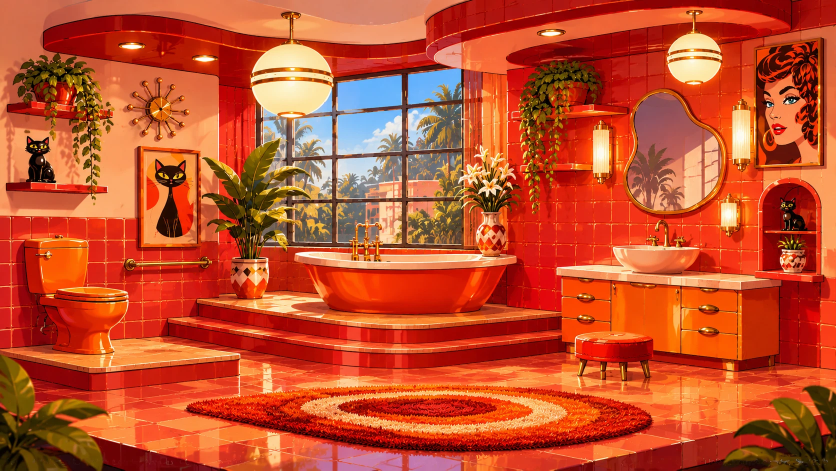
#> input picture tools/art_sources/bathroom_level3_dollhouse.webp, 1672 x 941 px (shown at 1/2 size)
$ python trace_level3.py
#> lines starting #> are read from the running program, lines starting #| are printed output that depends on the picture
"""Silk tracing, step 1: finds the walking lines of the Doll House picture to sub-pixel accuracy by snapping to the real marble/face edge.
The picture is only READ. Writes tools/level3_trace.json (walkway ribbons, picture px, y down) and tools/level3_trace_review.png."""
import json, os
import numpy as np
from PIL import Image, ImageDraw
HERE = os.path.dirname(__file__)
img = Image.open(os.path.join(HERE, "art_sources", "bathroom_level3_dollhouse.webp")).convert("RGB")
#> img is the input picture: PIL image 1672x941 RGB; mean R, G, B 194.2, 78.9, 44.1
L = np.asarray(img.convert("L"), np.float32)
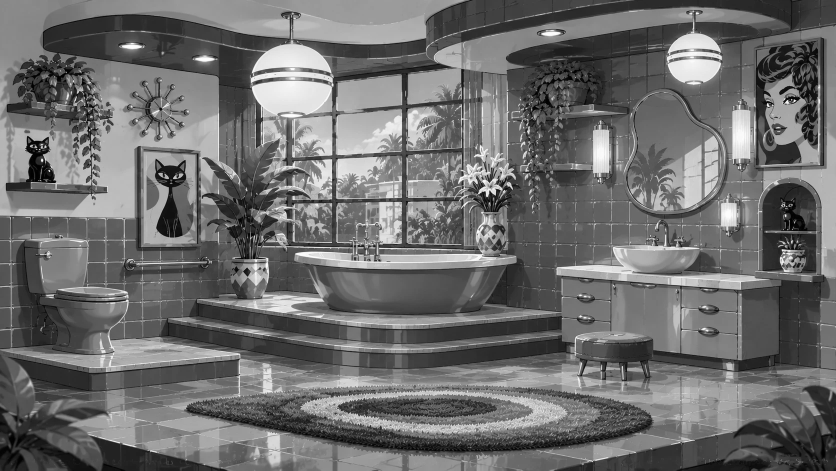
#> L: shape (941, 1672) float32 (shown at 1/2 size); min 0, max 255, mean 109.4
H, W = L.shape
#> H = 941; W = 1672

def col_edge(x, ys, win=9):
    """sub-pixel y of the strongest bright->dark drop (going down) within +-win of ys, averaged over a 5px-wide strip"""
    y0 = int(ys - win); y1 = int(ys + win) + 1
    prof = np.convolve(L[y0:y1, max(0, int(x) - 2):int(x) + 3].mean(1), np.ones(3) / 3, "same")
    g = np.gradient(prof); k = int(np.argmin(g[2:-2])) + 2
    a, b, c = g[k - 1], g[k], g[k + 1]                       # parabola through the three gradient samples = sub-pixel peak
    den = a - 2 * b + c; off = 0.5 * (a - c) / den if abs(den) > 1e-6 else 0.0
    return y0 + k + max(-1, min(1, off)), -g[k]

def smooth(v, n=5):
    v = np.array(v, float); p = np.pad(v, n, mode="edge"); w = np.hanning(2 * n + 1); w /= w.sum()
    return np.convolve(p, w, "valid")

def trace(seed, step=8, win=5):
    """seed: [(x, approx_y)] -> smooth snapped polyline of the edge (picture px)"""
    sx = np.array([p[0] for p in seed], float); sy = np.array([p[1] for p in seed], float)
    xs = np.arange(sx[0], sx[-1] + 1, step); ys = np.interp(xs, sx, sy)
    out = []
    for x, y in zip(xs, ys):
        e, s = col_edge(x, y, win); out.append(e if s > 8 else y)
    return xs, smooth(out)

def ribbon(name, xs, ys, lift, lane, material, note=""):
    return dict(name=name, lane=lane, material=material, note=note, points=[[round(float(x), 2), round(float(y - lift), 2)] for x, y in zip(xs, ys)])

R = []
# seeds = rough marble/face edge from the 2x crops; the tracer then snaps them to the real edge
top = [(398, 611), (420, 610), (500, 622), (600, 638), (700, 651), (800, 657), (900, 653), (1000, 643), (1090, 635), (1118, 632)]
low = [(338, 655), (420, 659), (500, 672), (600, 689), (700, 701), (800, 706), (900, 701), (1000, 690), (1090, 680), (1118, 677)]
for nm, seed, lane, note in (("dais top tier lip", top, "M", "walk along the marble band in front of the bath"), ("dais lower tier lip", low, "M", "the steps down to the floor")):
    xs, ys = trace(seed); R.append(ribbon(nm, xs, ys, 6.0, lane, "marble", note))
#> this loop made 2 passes
# floor lane: the base of the dais (dark face meets bright floor, measured ~738 at 600-1000) + 14px; carried on to the stool (legs end ~750-760)
fx = [560, 700, 800, 900, 1000, 1100, 1200, 1300]; fy = [751, 753, 752, 752, 751, 753, 758, 762]
xs = np.arange(560, 1301, 8.0); R.append(ribbon("floor lane", xs, smooth(np.interp(xs, fx, fy)), 0.0, "F", "tile", "kittens cross the floor to the stool"))
# stool top: closed ellipse (picture px) measured from the 4x crop: back edge y 664, front piping y 692
STOOL = dict(cx=1228.0, cy=678.0, a=76.0, b=14.0)
PLANTER = dict(x=500, y=520, note="kittens drop from the planter mouth")
json.dump(dict(picture="bathroom_level3_dollhouse.webp", size=[W, H], ribbons=R, stool_top=STOOL, planter=PLANTER, mum=dict(x=1228, y=678, on="stool top")), open(os.path.join(HERE, "level3_trace.json"), "w"), indent=1)

rev = img.copy(); d = ImageDraw.Draw(rev)
cols = [(0, 255, 255), (255, 255, 0), (0, 255, 0), (255, 0, 255)]
for i, r in enumerate(R):
    p = [tuple(q) for q in r["points"]]; d.line(p, fill=cols[i % 4], width=2)
    for q in p[::2]: d.ellipse([q[0] - 2, q[1] - 2, q[0] + 2, q[1] + 2], outline=cols[i % 4])
import math
d.line([(STOOL["cx"] + STOOL["a"] * math.cos(t / 30), STOOL["cy"] + STOOL["b"] * math.sin(t / 30)) for t in range(0, 189)], fill=(255, 255, 255), width=2)
d.ellipse([PLANTER["x"] - 6, PLANTER["y"] - 6, PLANTER["x"] + 6, PLANTER["y"] + 6], outline=(255, 0, 0), width=3); d.text((PLANTER["x"] + 10, PLANTER["y"] - 6), "START (planter)", fill=(255, 255, 255))
d.text((STOOL["cx"] - 20, STOOL["cy"] - 30), "MUM (stool top)", fill=(255, 255, 255))
rev.save(os.path.join(HERE, "level3_trace_review.png"))
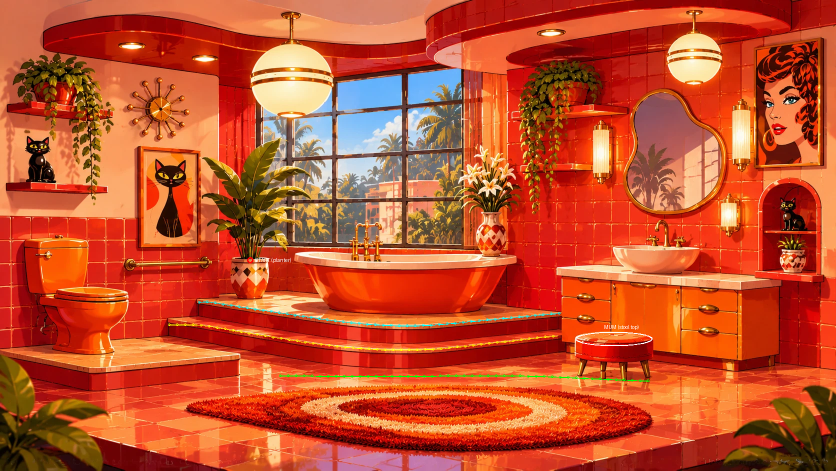
#> saved as level3_trace_review.png: PIL image 1672x941 RGB (shown at 1/2 size); mean R, G, B 193.9, 79.5, 44.4
rev.crop((330, 560, 1180, 760)).resize((1700, 400), Image.LANCZOS).save("/tmp/claude-0/-home-user/aa41efe8-b221-55ba-806c-ebb39c188a45/scratchpad/l3trace_crop.png")
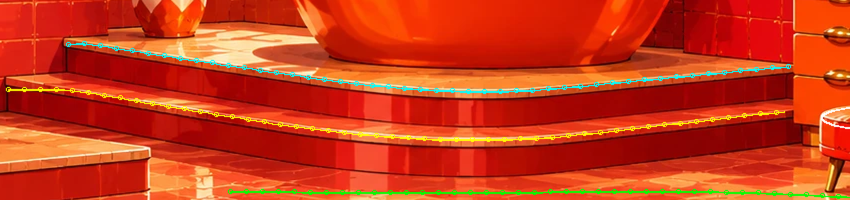
#> saved as l3trace_crop.png: PIL image 1700x400 RGB (shown at 1/2 size); mean R, G, B 200.9, 58.4, 25
for r in R: print(r["name"], r["points"][:3], "...", r["points"][-2:])

$ run again, with tools/art_sources/bathroom_1960s.webp copied over tools/art_sources/bathroom_level3_dollhouse.webp
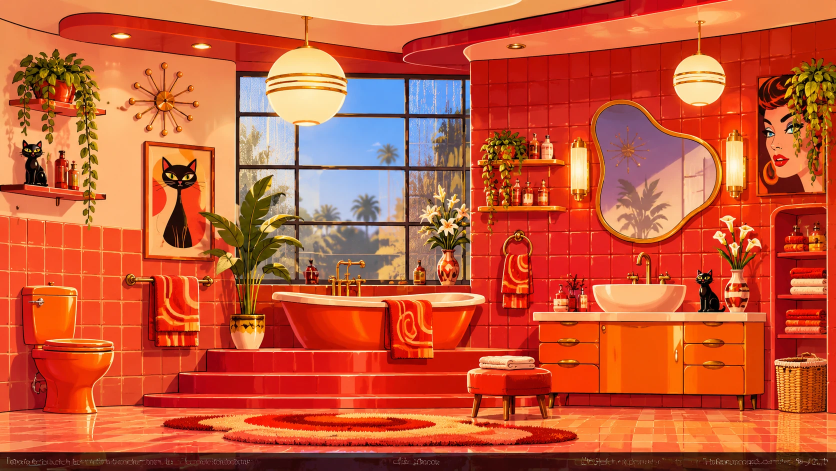
#> input picture tools/art_sources/bathroom_1960s.webp, 1672 x 941 px (shown at 1/2 size)
#> img is the input picture: PIL image 1672x941 RGB; mean R, G, B 198.6, 89, 55.9
#> `L = np.asarray(img.convert("L"), np.float32)`:
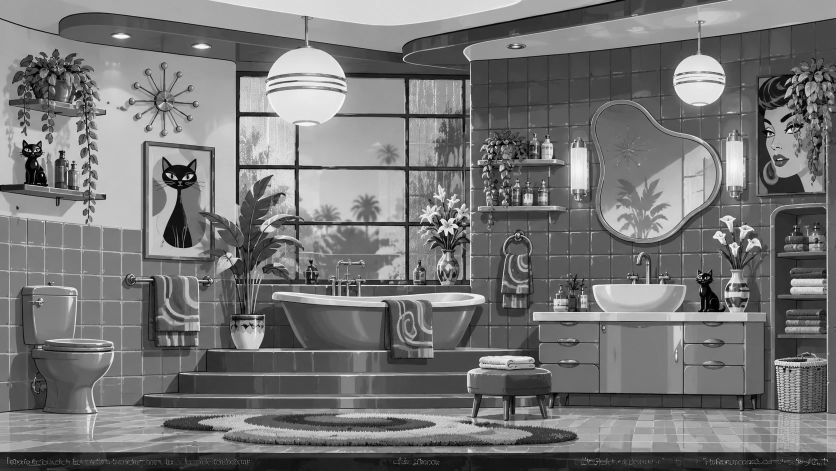
#> L: shape (941, 1672) float32 (shown at 1/2 size); min 0, max 252, mean 118
#> the loop `for nm, seed, lane, note in (("dais top tier lip", top, "M", "walk alo..` made 2 passes
#> `rev.crop((330, 560, 1180, 760)).resize((1700, 400), Image.LANCZOS).sav..`:
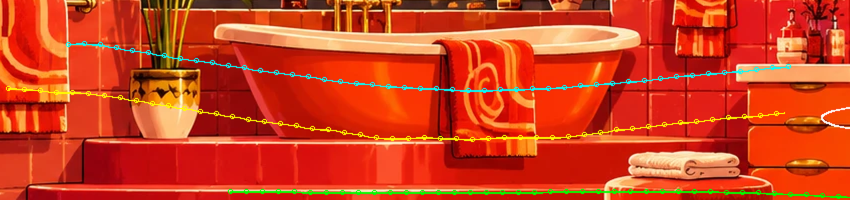
#> saved as l3trace_crop.png: PIL image 1700x400 RGB (shown at 1/2 size); mean R, G, B 206.8, 64.3, 30

$ run again, with tools/art_sources/threepanel_composite_v2.webp copied over tools/art_sources/bathroom_level3_dollhouse.webp
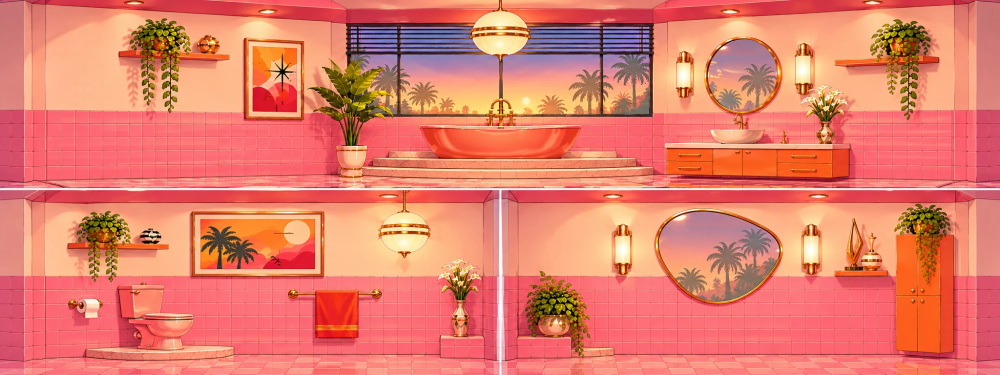
#> input picture tools/art_sources/threepanel_composite_v2.webp, 2000 x 750 px (shown at 1/2 size)
#> img is the input picture: PIL image 2000x750 RGB; mean R, G, B 228.4, 124.8, 107
#> `L = np.asarray(img.convert("L"), np.float32)`:
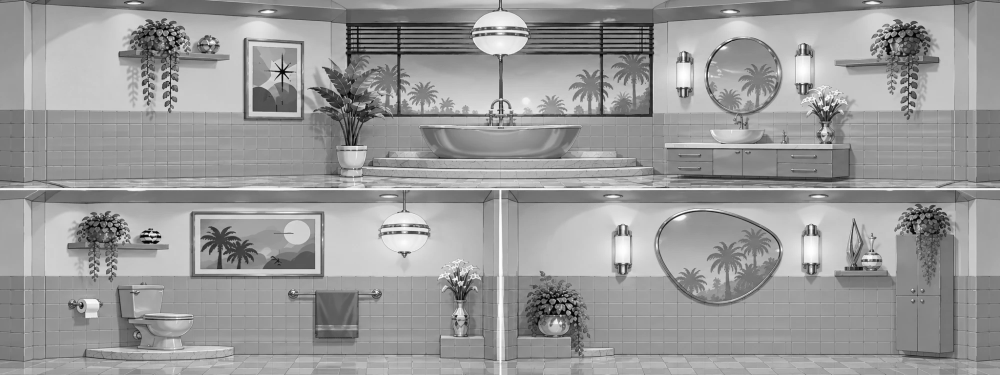
#> L: shape (750, 2000) float32 (shown at 1/2 size); min 0, max 255, mean 153.7
#> the loop `for nm, seed, lane, note in (("dais top tier lip", top, "M", "walk alo..` made 2 passes
#> `rev.crop((330, 560, 1180, 760)).resize((1700, 400), Image.LANCZOS).sav..`:
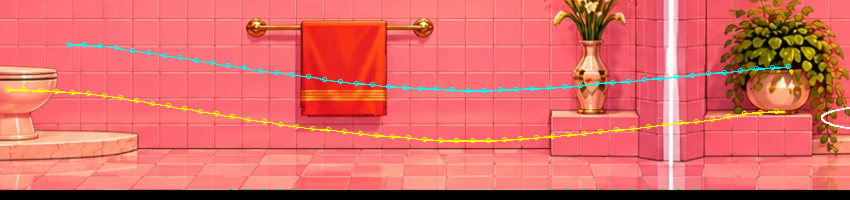
#> saved as l3trace_crop.png: PIL image 1700x400 RGB (shown at 1/2 size); mean R, G, B 221.3, 106.5, 100
